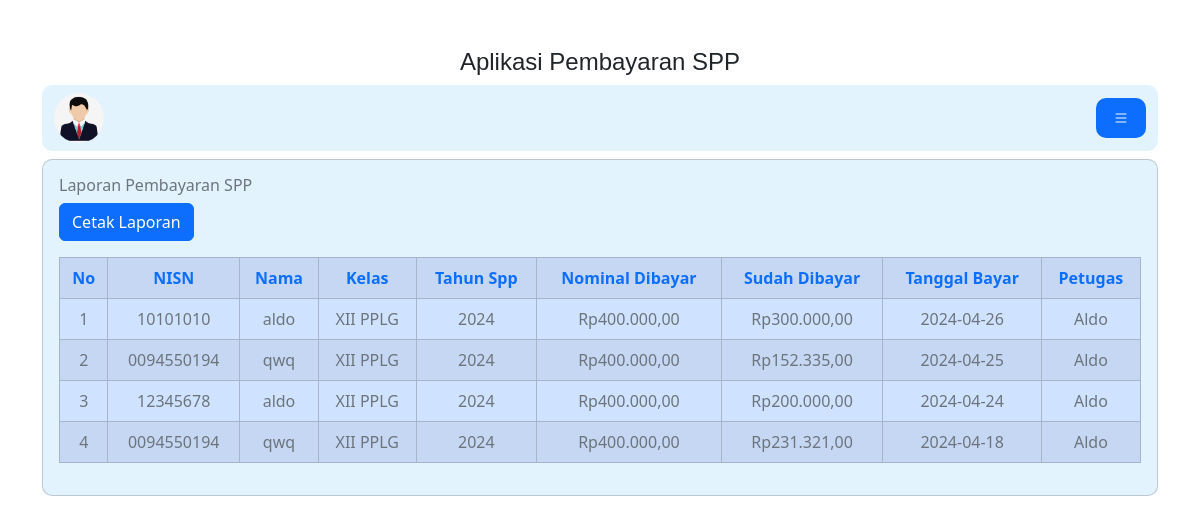
The page /admin/admin.php?url=laporan (signed in) on the database as committed earlier.
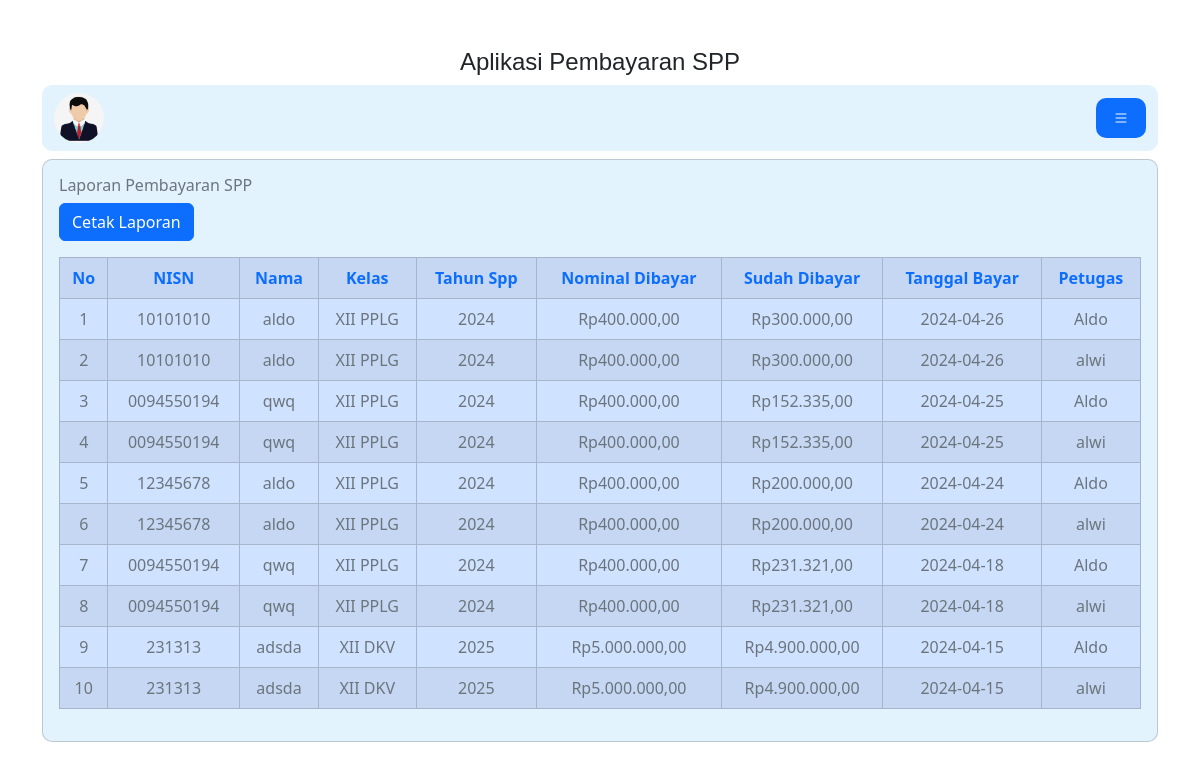
The same page on the database as committed later.
### tables this page shows
CREATE TABLE `pembayaran` (
  `id_pembayaran` int(11) NOT NULL,
  `id_petugas` int(11) NOT NULL,
  `nisn` varchar(10) NOT NULL,
  `tgl_bayar` date NOT NULL,
  `bulan_dibayar` varchar(8) NOT NULL,
  `tahun_dibayar` varchar(4) NOT NULL,
  `id_spp` int(11) NOT NULL,
  `jumlah_bayar` int(11) NOT NULL
);

CREATE TABLE `siswa` (
  `nisn` char(10) NOT NULL,
  `nis` char(8) NOT NULL,
  `nama` varchar(35) NOT NULL,
  `id_kelas` int(11) NOT NULL,
  `alamat` text NOT NULL,
  `no_telp` int(13) NOT NULL,
  `id_spp` int(11) NOT NULL
);

CREATE TABLE `kelas` (
  `id_kelas` int(11) NOT NULL,
  `nama_kelas` varchar(10) NOT NULL,
  `kompetensi_keahlian` varchar(50) DEFAULT NULL
);

CREATE TABLE `spp` (
  `id_spp` int(11) NOT NULL,
  `tahun` int(11) NOT NULL,
  `nominal` int(11) NOT NULL
);

CREATE TABLE `petugas` (
  `id_petugas` int(11) NOT NULL,
  `username` varchar(25) NOT NULL,
  `password` varchar(32) NOT NULL,
  `nama_petugas` varchar(35) NOT NULL,
  `level` enum('admin','petugas') NOT NULL
);

### admin/laporan.php (the view)
<h6 class='text-secondary'>Laporan Pembayaran SPP</h6>
<a href="cetak-laporan.php" class="btn btn-primary">Cetak Laporan</a>
<table class="table table-striped mt-3 table-primary  table-bordered ">
    <tr class="fw-bold  bg-light">
        <th class="text-primary text-center">
            No
        </th>
        <th class="text-primary text-center">
            NISN
        </th>
        <th class="text-primary text-center">
            Nama
        </th>
        <th class="text-primary text-center">
            Kelas
        </th>
        <th class="text-primary text-center">
            Tahun Spp
        </th>
        <th class="text-primary text-center">
            Nominal Dibayar
        </th>
        <th class="text-primary text-center">
            Sudah Dibayar
        </th>
        <th class="text-primary text-center">
            Tanggal Bayar
        </th>
        <th class="text-primary text-center">
            Petugas
        </th>
    </tr>
    <?php
    include '../koneksi.php';
    $no = 1;
    $sql="SELECT*FROM pembayaran,siswa,kelas,spp,petugas WHERE pembayaran.nisn = siswa.nisn AND siswa.id_kelas = kelas.id_kelas AND pembayaran.id_spp = spp.id_spp AND pembayaran.id_petugas=pembayaran.id_petugas ORDER BY tgl_bayar DESC";
    $query = mysqli_query($koneksi, $sql);
    foreach ($query as $data) {
    ?>
        <tr>
            <td class="text-secondary text-center">
                <?= $no++ ?>
            </td>
            <td class="text-secondary text-center">
                <?= $data['nisn'] ?>
            </td>
            <td class="text-secondary text-center">
                <?= $data['nama'] ?>
            </td>
            <td class="text-secondary text-center">
                <?= $data['nama_kelas'] ?>
            </td>
            <td class="text-secondary text-center">
                <?= $data["tahun"] ?>
            </td>
            <td class="text-secondary text-center">
                <?= "Rp"; ?><?= number_format($data['nominal'], 2, ',', '.') ?>
            </td>
            <td class="text-secondary text-center">
                <?= "Rp"; ?><?= number_format($data['jumlah_bayar'], 2, ',', '.') ?>
            </td>
            <td class="text-secondary text-center">
                <?= $data["tgl_bayar"] ?>
            </td>
            <td class="text-secondary text-center">
                <?= $data["nama_petugas"] ?>
            </td>
        </tr>
    <?php } ?>
</table>

Rows that differ between the two databases and show on the page:
now on one of the page's lists (row unchanged): pembayaran: siswa.nisn "10101010", siswa.nama "aldo", kelas.nama_kelas "XII PPLG", id_spp.tahun "2024", id_spp.nominal "400.000,00", jumlah_bayar "300.000,00", tgl_bayar "2024-04-26", petugas.nama_petugas "alwi"
now on one of the page's lists (row unchanged): pembayaran: siswa.nisn "0094550194", siswa.nama "qwq", kelas.nama_kelas "XII PPLG", id_spp.tahun "2024", id_spp.nominal "400.000,00", jumlah_bayar "152.335,00", tgl_bayar "2024-04-25", petugas.nama_petugas "alwi"
now on one of the page's lists (row unchanged): pembayaran: siswa.nisn "12345678", siswa.nama "aldo", kelas.nama_kelas "XII PPLG", id_spp.tahun "2024", id_spp.nominal "400.000,00", jumlah_bayar "200.000,00", tgl_bayar "2024-04-24", petugas.nama_petugas "alwi"
now on one of the page's lists (row unchanged): pembayaran: siswa.nisn "0094550194", siswa.nama "qwq", kelas.nama_kelas "XII PPLG", id_spp.tahun "2024", id_spp.nominal "400.000,00", jumlah_bayar "231.321,00", tgl_bayar "2024-04-18", petugas.nama_petugas "alwi"
added pembayaran: siswa.nisn "231313", siswa.nama "adsda", kelas.nama_kelas "XII DKV", id_spp.tahun "2025", id_spp.nominal "5.000.000,00", jumlah_bayar "4.900.000,00", tgl_bayar "2024-04-15", id_petugas.nama_petugas "Aldo", petugas.nama_petugas "alwi"
